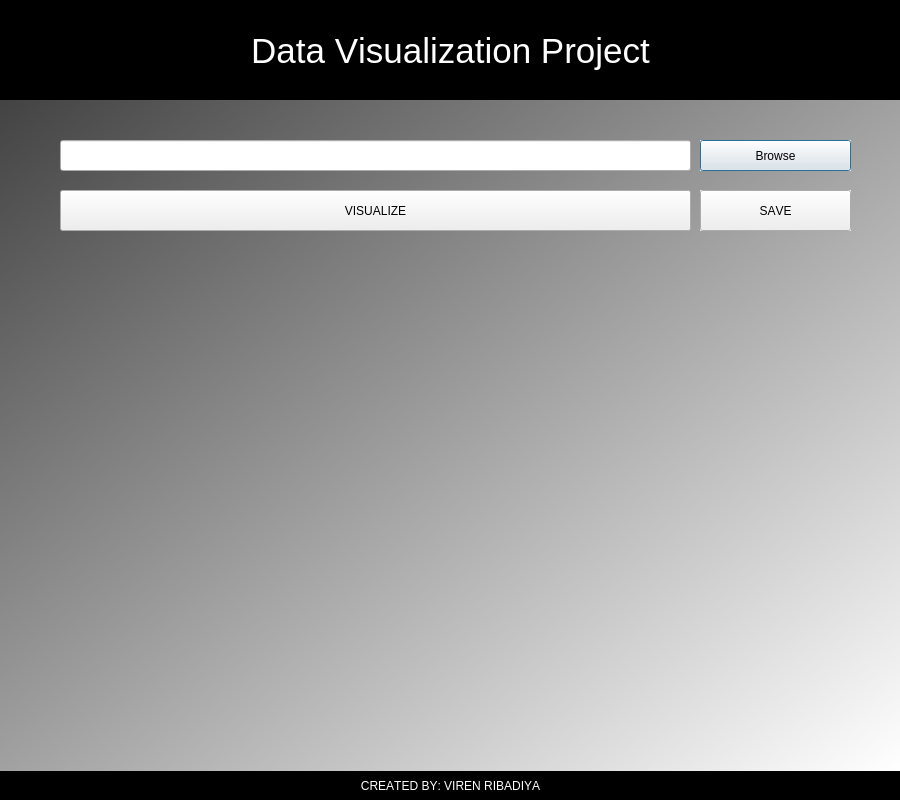
<?xml version="1.0" encoding="UTF-8"?>
<ui version="4.0">
 <class>Dialog</class>
 <widget class="QDialog" name="Dialog">
  <property name="geometry">
   <rect>
    <x>0</x>
    <y>0</y>
    <width>900</width>
    <height>800</height>
   </rect>
  </property>
  <property name="font">
   <font>
    <kerning>false</kerning>
   </font>
  </property>
  <property name="focusPolicy">
   <enum>Qt::TabFocus</enum>
  </property>
  <property name="windowTitle">
   <string>Dialog</string>
  </property>
  <property name="autoFillBackground">
   <bool>false</bool>
  </property>
  <property name="styleSheet">
   <string notr="true"/>
  </property>
  <widget class="QLabel" name="heading">
   <property name="geometry">
    <rect>
     <x>0</x>
     <y>0</y>
     <width>901</width>
     <height>101</height>
    </rect>
   </property>
   <property name="font">
    <font>
     <family>MS Shell Dlg 2</family>
     <pointsize>26</pointsize>
     <weight>9</weight>
     <italic>false</italic>
     <bold>false</bold>
    </font>
   </property>
   <property name="styleSheet">
    <string notr="true">font: 75 26pt &quot;MS Shell Dlg 2&quot;;color:White;
background-color: rgb(0, 0, 0);</string>
   </property>
   <property name="text">
    <string>Data Visualization Project</string>
   </property>
   <property name="alignment">
    <set>Qt::AlignCenter</set>
   </property>
  </widget>
  <widget class="QLabel" name="image1">
   <property name="geometry">
    <rect>
     <x>30</x>
     <y>0</y>
     <width>100</width>
     <height>100</height>
    </rect>
   </property>
   <property name="text">
    <string/>
   </property>
   <property name="pixmap">
    <pixmap>image1rbg.png</pixmap>
   </property>
  </widget>
  <widget class="QLabel" name="image2">
   <property name="geometry">
    <rect>
     <x>770</x>
     <y>0</y>
     <width>100</width>
     <height>100</height>
    </rect>
   </property>
   <property name="text">
    <string/>
   </property>
   <property name="pixmap">
    <pixmap>image2rbg.png</pixmap>
   </property>
  </widget>
  <widget class="QLabel" name="label">
   <property name="geometry">
    <rect>
     <x>0</x>
     <y>770</y>
     <width>901</width>
     <height>31</height>
    </rect>
   </property>
   <property name="styleSheet">
    <string notr="true">font: 14pt &quot;MV Boli&quot;;
background-color: rgb(0, 0, 0);
color: rgb(255, 255, 255);</string>
   </property>
   <property name="text">
    <string>CREATED BY: VIREN RIBADIYA</string>
   </property>
   <property name="alignment">
    <set>Qt::AlignCenter</set>
   </property>
  </widget>
  <widget class="QLabel" name="label_2">
   <property name="geometry">
    <rect>
     <x>0</x>
     <y>100</y>
     <width>901</width>
     <height>671</height>
    </rect>
   </property>
   <property name="styleSheet">
    <string notr="true">background-color: rgb(163, 163, 244);
background-color: qlineargradient(spread:pad, x1:0, y1:0, x2:1, y2:1, stop:0 rgba(51, 45, 53, 255), stop:1 rgba(255, 255, 255, 255));
background-color: qlineargradient(spread:pad, x1:0, y1:0, x2:1, y2:1, stop:0 rgba(67, 67, 67, 255), stop:1 rgba(255, 255, 255, 255));</string>
   </property>
   <property name="text">
    <string/>
   </property>
  </widget>
  <widget class="QLabel" name="Image1">
   <property name="geometry">
    <rect>
     <x>130</x>
     <y>260</y>
     <width>640</width>
     <height>480</height>
    </rect>
   </property>
   <property name="styleSheet">
    <string notr="true"/>
   </property>
   <property name="text">
    <string/>
   </property>
  </widget>
  <widget class="QPushButton" name="Browse">
   <property name="geometry">
    <rect>
     <x>700</x>
     <y>140</y>
     <width>151</width>
     <height>31</height>
    </rect>
   </property>
   <property name="autoFillBackground">
    <bool>true</bool>
   </property>
   <property name="styleSheet">
    <string notr="true">font: 75 12pt &quot;MS Shell Dlg 2&quot;;
</string>
   </property>
   <property name="text">
    <string>Browse</string>
   </property>
   <property name="autoDefault">
    <bool>true</bool>
   </property>
   <property name="default">
    <bool>false</bool>
   </property>
   <property name="flat">
    <bool>false</bool>
   </property>
  </widget>
  <widget class="QPushButton" name="Save">
   <property name="geometry">
    <rect>
     <x>700</x>
     <y>190</y>
     <width>151</width>
     <height>41</height>
    </rect>
   </property>
   <property name="autoFillBackground">
    <bool>true</bool>
   </property>
   <property name="styleSheet">
    <string notr="true">font: 75 14pt &quot;MS Shell Dlg 2&quot;;
</string>
   </property>
   <property name="text">
    <string>SAVE</string>
   </property>
   <property name="autoDefault">
    <bool>true</bool>
   </property>
   <property name="default">
    <bool>false</bool>
   </property>
   <property name="flat">
    <bool>false</bool>
   </property>
  </widget>
  <widget class="QPushButton" name="Visualize">
   <property name="geometry">
    <rect>
     <x>60</x>
     <y>190</y>
     <width>631</width>
     <height>41</height>
    </rect>
   </property>
   <property name="focusPolicy">
    <enum>Qt::TabFocus</enum>
   </property>
   <property name="layoutDirection">
    <enum>Qt::LeftToRight</enum>
   </property>
   <property name="autoFillBackground">
    <bool>false</bool>
   </property>
   <property name="styleSheet">
    <string notr="true">font: 75 14pt &quot;MS Shell Dlg 2&quot;;


</string>
   </property>
   <property name="text">
    <string>VISUALIZE</string>
   </property>
   <property name="autoDefault">
    <bool>true</bool>
   </property>
   <property name="default">
    <bool>false</bool>
   </property>
   <property name="flat">
    <bool>false</bool>
   </property>
  </widget>
  <widget class="QLineEdit" name="inputfile">
   <property name="geometry">
    <rect>
     <x>60</x>
     <y>140</y>
     <width>631</width>
     <height>31</height>
    </rect>
   </property>
   <property name="styleSheet">
    <string notr="true">color: rgb(6, 39, 255);
font: 75 12pt &quot;MS Shell Dlg 2&quot;;</string>
   </property>
   <property name="text">
    <string/>
   </property>
  </widget>
  <zorder>label</zorder>
  <zorder>heading</zorder>
  <zorder>image1</zorder>
  <zorder>image2</zorder>
  <zorder>label_2</zorder>
  <zorder>Image1</zorder>
  <zorder>Browse</zorder>
  <zorder>Save</zorder>
  <zorder>Visualize</zorder>
  <zorder>inputfile</zorder>
 </widget>
 <resources/>
 <connections/>
</ui>
